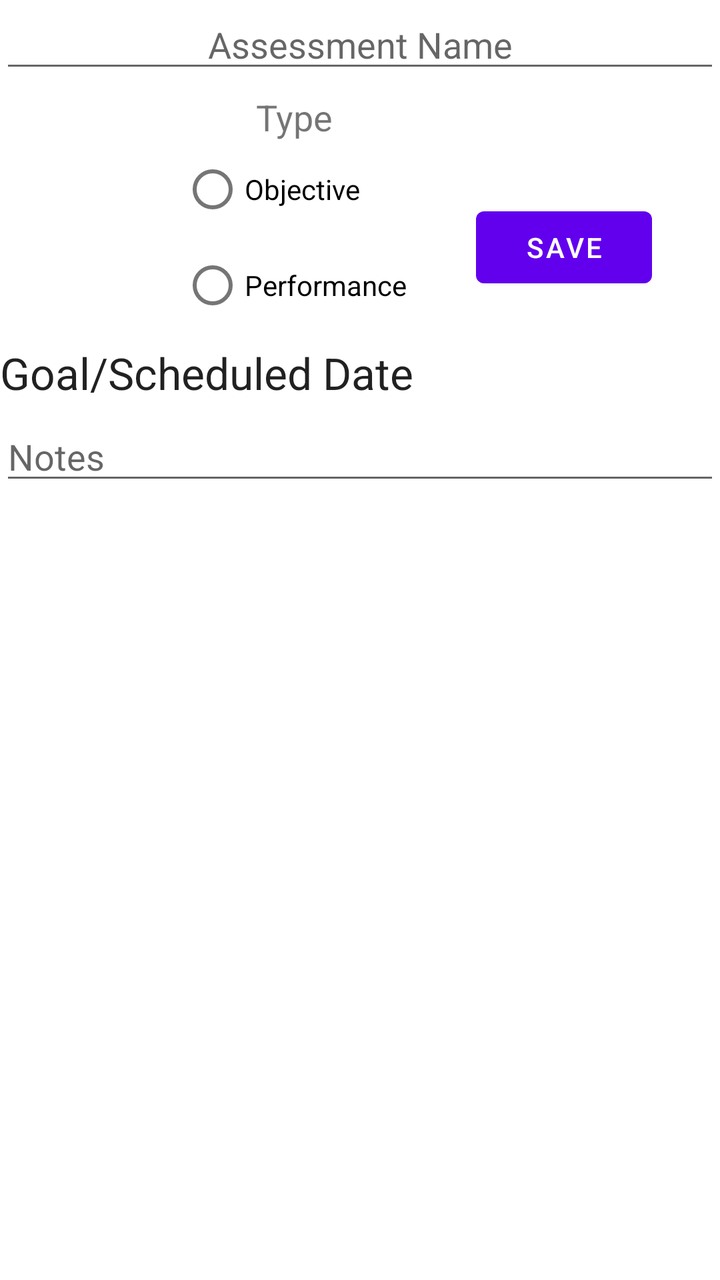
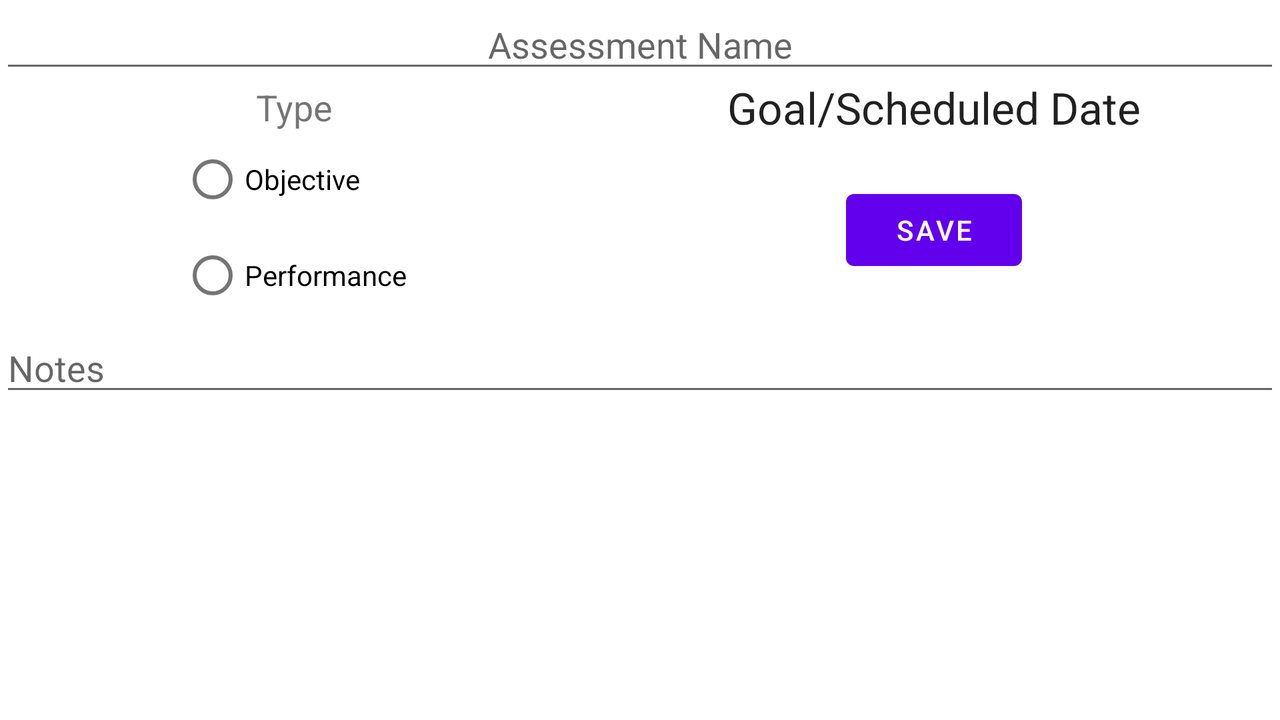

First picture: res/layout/ on a phone held upright. Second picture: the repository's own variant of that layout, on a device whose configuration matches the variant's folder. Source for both follows.
<!-- AndroidManifest.xml: application theme AppTheme -->
<!-- res/layout/content_assessment.xml -->
<?xml version="1.0" encoding="utf-8"?>
<androidx.constraintlayout.widget.ConstraintLayout xmlns:android="http://schemas.android.com/apk/res/android"
    xmlns:app="http://schemas.android.com/apk/res-auto"
    xmlns:tools="http://schemas.android.com/tools"
    android:layout_width="match_parent"
    android:layout_height="match_parent"
    app:layout_behavior="@string/appbar_scrolling_view_behavior"
    tools:context=".AssessmentActivity"
    tools:showIn="@layout/activity_assessment">


    <EditText
        android:id="@+id/assessmentName"
        android:layout_width="match_parent"
        android:layout_height="wrap_content"
        android:ems="14"
        android:hint="Assessment Name"
        android:inputType="textPersonName"
        android:singleLine="true"
        android:textAlignment="center"
        app:layout_constraintEnd_toEndOf="parent"
        app:layout_constraintStart_toStartOf="parent"
        app:layout_constraintTop_toTopOf="parent" />

    <TextView
        android:id="@+id/typeLabel"
        android:layout_width="wrap_content"
        android:layout_height="wrap_content"
        android:layout_marginTop="5dp"
        android:ems="14"
        android:text="Type"
        android:textAlignment="center"
        android:textSize="18sp"
        app:layout_constraintStart_toStartOf="parent"
        app:layout_constraintTop_toBottomOf="@+id/assessmentName" />

    <RadioGroup
        android:id="@+id/radioGroup"
        android:layout_width="wrap_content"
        android:layout_height="wrap_content"
        app:layout_constraintEnd_toEndOf="@+id/typeLabel"
        app:layout_constraintStart_toStartOf="parent"
        app:layout_constraintTop_toBottomOf="@+id/typeLabel">

        <RadioButton
            android:id="@+id/objectiveButton"
            android:layout_width="match_parent"
            android:layout_height="wrap_content"
            android:text="Objective" />

        <RadioButton
            android:id="@+id/performanceButton"
            android:layout_width="match_parent"
            android:layout_height="wrap_content"
            android:text="Performance" />

    </RadioGroup>

    <TextView
        android:id="@+id/assessmentGoalDate"
        style="@android:style/TextAppearance.Large"
        android:layout_width="wrap_content"
        android:layout_height="wrap_content"
        android:layout_marginTop="5dp"
        android:text="Goal/Scheduled Date"
        app:layout_constraintStart_toStartOf="parent"
        app:layout_constraintTop_toBottomOf="@+id/radioGroup" />

    <EditText
        android:id="@+id/assessmentNotes"
        android:layout_width="match_parent"
        android:layout_height="wrap_content"
        android:layout_marginTop="5dp"
        android:ems="14"
        android:gravity="start|top"
        android:hint="Notes"
        android:inputType="textMultiLine"
        app:layout_constraintStart_toStartOf="parent"
        app:layout_constraintTop_toBottomOf="@+id/assessmentGoalDate" />

    <Button
        android:id="@+id/assessmentSaveButton"
        android:layout_width="wrap_content"
        android:layout_height="wrap_content"
        android:text="Save"
        app:layout_constraintBottom_toTopOf="@+id/assessmentNotes"
        app:layout_constraintEnd_toEndOf="parent"
        app:layout_constraintStart_toEndOf="@+id/radioGroup"
        app:layout_constraintTop_toBottomOf="@+id/assessmentName" />


</androidx.constraintlayout.widget.ConstraintLayout>
<!-- res/layout/activity_assessment.xml (included above) -->
<?xml version="1.0" encoding="utf-8"?>
<androidx.coordinatorlayout.widget.CoordinatorLayout xmlns:android="http://schemas.android.com/apk/res/android"
    xmlns:app="http://schemas.android.com/apk/res-auto"
    xmlns:tools="http://schemas.android.com/tools"
    android:layout_width="match_parent"
    android:layout_height="match_parent"
    tools:context=".AssessmentActivity">

    <com.google.android.material.appbar.AppBarLayout
        android:layout_width="match_parent"
        android:layout_height="wrap_content"
        android:theme="@style/AppTheme.AppBarOverlay">

        <androidx.appcompat.widget.Toolbar
            android:id="@+id/toolbar"
            android:layout_width="match_parent"
            android:layout_height="?attr/actionBarSize"
            android:background="?attr/colorPrimaryDark"
            app:popupTheme="@style/AppTheme.PopupOverlay" />

    </com.google.android.material.appbar.AppBarLayout>


    <include layout="@layout/content_assessment" />

</androidx.coordinatorlayout.widget.CoordinatorLayout>
<!-- resources referenced by this layout -->
<resources>
  <style name="AppTheme.AppBarOverlay" parent="ThemeOverlay.AppCompat.Dark.ActionBar" />
  <style name="AppTheme.PopupOverlay" parent="ThemeOverlay.AppCompat.Light" />
  <style name="AppTheme" parent="Theme.MaterialComponents.Light.DarkActionBar">
          
          <item name="colorPrimary">@color/colorPrimary</item>
          <item name="colorPrimaryDark">@color/colorPrimaryDark</item>
          <item name="colorAccent">@color/colorAccent</item>
      </style>
</resources>
<!-- res/layout-land/content_assessment.xml (the repository's variant of the layout above) -->
<!-- drawn on the phone turned sideways -->
<?xml version="1.0" encoding="utf-8"?>
<androidx.constraintlayout.widget.ConstraintLayout xmlns:android="http://schemas.android.com/apk/res/android"
    xmlns:app="http://schemas.android.com/apk/res-auto"
    xmlns:tools="http://schemas.android.com/tools"
    android:layout_width="match_parent"
    android:layout_height="match_parent"
    app:layout_behavior="@string/appbar_scrolling_view_behavior"
    tools:context=".AssessmentActivity"
    tools:showIn="@layout/activity_assessment">


    <Button
        android:id="@+id/assessmentSaveButton"
        android:layout_width="wrap_content"
        android:layout_height="wrap_content"
        android:text="Save"
        app:layout_constraintBottom_toTopOf="@+id/assessmentNotes"
        app:layout_constraintEnd_toEndOf="parent"
        app:layout_constraintStart_toEndOf="@+id/typeLabel"
        app:layout_constraintTop_toBottomOf="@+id/assessmentGoalDate" />

    <EditText
        android:id="@+id/assessmentNotes"
        android:layout_width="match_parent"
        android:layout_height="wrap_content"
        android:ems="14"
        android:gravity="start|top"
        android:hint="Notes"
        android:inputType="textMultiLine"
        app:layout_constraintStart_toStartOf="parent"
        app:layout_constraintTop_toBottomOf="@+id/radioGroup" />

    <EditText
        android:id="@+id/assessmentName"
        android:layout_width="match_parent"
        android:layout_height="wrap_content"
        android:ems="14"
        android:hint="Assessment Name"
        android:inputType="textPersonName"
        android:singleLine="true"
        android:textAlignment="center"
        app:layout_constraintEnd_toEndOf="parent"
        app:layout_constraintStart_toStartOf="parent"
        app:layout_constraintTop_toTopOf="parent" />

    <RadioGroup
        android:id="@+id/radioGroup"
        android:layout_width="wrap_content"
        android:layout_height="wrap_content"
        app:layout_constraintEnd_toEndOf="@+id/typeLabel"
        app:layout_constraintStart_toStartOf="parent"
        app:layout_constraintTop_toBottomOf="@+id/typeLabel">

        <RadioButton
            android:id="@+id/objectiveButton"
            android:layout_width="match_parent"
            android:layout_height="wrap_content"
            android:text="Objective" />

        <RadioButton
            android:id="@+id/performanceButton"
            android:layout_width="match_parent"
            android:layout_height="wrap_content"
            android:text="Performance" />

    </RadioGroup>

    <TextView
        android:id="@+id/typeLabel"
        android:layout_width="wrap_content"
        android:layout_height="wrap_content"
        android:ems="14"
        android:text="Type"
        android:textAlignment="center"
        android:textSize="18sp"
        app:layout_constraintStart_toStartOf="parent"
        app:layout_constraintTop_toBottomOf="@+id/assessmentName" />

    <TextView
        android:id="@+id/assessmentGoalDate"
        style="@android:style/TextAppearance.Large"
        android:layout_width="wrap_content"
        android:layout_height="wrap_content"
        android:text="Goal/Scheduled Date"
        app:layout_constraintBottom_toTopOf="@+id/radioGroup"
        app:layout_constraintEnd_toEndOf="parent"
        app:layout_constraintStart_toEndOf="@+id/typeLabel"
        app:layout_constraintTop_toBottomOf="@+id/assessmentName" />


</androidx.constraintlayout.widget.ConstraintLayout>
<!-- res/layout/content_assessment.xml (included above) -->
<?xml version="1.0" encoding="utf-8"?>
<androidx.constraintlayout.widget.ConstraintLayout xmlns:android="http://schemas.android.com/apk/res/android"
    xmlns:app="http://schemas.android.com/apk/res-auto"
    xmlns:tools="http://schemas.android.com/tools"
    android:layout_width="match_parent"
    android:layout_height="match_parent"
    app:layout_behavior="@string/appbar_scrolling_view_behavior"
    tools:context=".AssessmentActivity"
    tools:showIn="@layout/activity_assessment">


    <EditText
        android:id="@+id/assessmentName"
        android:layout_width="match_parent"
        android:layout_height="wrap_content"
        android:ems="14"
        android:hint="Assessment Name"
        android:inputType="textPersonName"
        android:singleLine="true"
        android:textAlignment="center"
        app:layout_constraintEnd_toEndOf="parent"
        app:layout_constraintStart_toStartOf="parent"
        app:layout_constraintTop_toTopOf="parent" />

    <TextView
        android:id="@+id/typeLabel"
        android:layout_width="wrap_content"
        android:layout_height="wrap_content"
        android:layout_marginTop="5dp"
        android:ems="14"
        android:text="Type"
        android:textAlignment="center"
        android:textSize="18sp"
        app:layout_constraintStart_toStartOf="parent"
        app:layout_constraintTop_toBottomOf="@+id/assessmentName" />

    <RadioGroup
        android:id="@+id/radioGroup"
        android:layout_width="wrap_content"
        android:layout_height="wrap_content"
        app:layout_constraintEnd_toEndOf="@+id/typeLabel"
        app:layout_constraintStart_toStartOf="parent"
        app:layout_constraintTop_toBottomOf="@+id/typeLabel">

        <RadioButton
            android:id="@+id/objectiveButton"
            android:layout_width="match_parent"
            android:layout_height="wrap_content"
            android:text="Objective" />

        <RadioButton
            android:id="@+id/performanceButton"
            android:layout_width="match_parent"
            android:layout_height="wrap_content"
            android:text="Performance" />

    </RadioGroup>

    <TextView
        android:id="@+id/assessmentGoalDate"
        style="@android:style/TextAppearance.Large"
        android:layout_width="wrap_content"
        android:layout_height="wrap_content"
        android:layout_marginTop="5dp"
        android:text="Goal/Scheduled Date"
        app:layout_constraintStart_toStartOf="parent"
        app:layout_constraintTop_toBottomOf="@+id/radioGroup" />

    <EditText
        android:id="@+id/assessmentNotes"
        android:layout_width="match_parent"
        android:layout_height="wrap_content"
        android:layout_marginTop="5dp"
        android:ems="14"
        android:gravity="start|top"
        android:hint="Notes"
        android:inputType="textMultiLine"
        app:layout_constraintStart_toStartOf="parent"
        app:layout_constraintTop_toBottomOf="@+id/assessmentGoalDate" />

    <Button
        android:id="@+id/assessmentSaveButton"
        android:layout_width="wrap_content"
        android:layout_height="wrap_content"
        android:text="Save"
        app:layout_constraintBottom_toTopOf="@+id/assessmentNotes"
        app:layout_constraintEnd_toEndOf="parent"
        app:layout_constraintStart_toEndOf="@+id/radioGroup"
        app:layout_constraintTop_toBottomOf="@+id/assessmentName" />


</androidx.constraintlayout.widget.ConstraintLayout>
